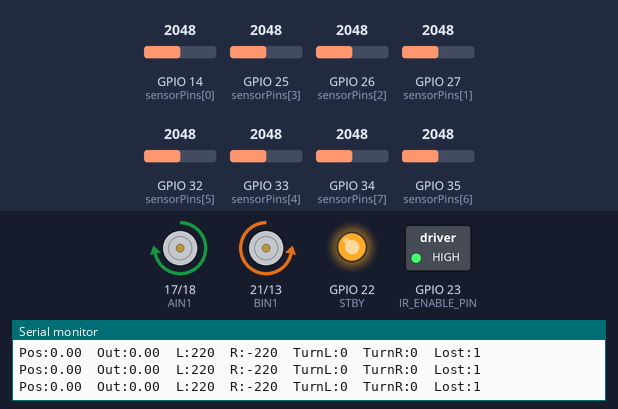
Simulated run of this sketch. Board: ESP32. On the bench: motor-driver pin pairs drawn as motors (green arrow = first pin HIGH = forward, orange = second pin HIGH = backward, longer = more drive, scaled by the enable pin, stopped while the standby pin is LOW), switched loads named in the sketch (green lamp = pin HIGH), output pins drawn as LEDs (lit = HIGH), the last lines printed to the serial monitor. The test bench sets the inputs (shaded band); at power-on: GPIO 14 (sensorPins[0]) = 2048, GPIO 25 (sensorPins[3]) = 2048, GPIO 35 (sensorPins[6]) = 2048, GPIO 26 (sensorPins[2]) = 2048, GPIO 27 (sensorPins[1]) = 2048, GPIO 32 (sensorPins[5]) = 2048, GPIO 33 (sensorPins[4]) = 2048, GPIO 34 (sensorPins[7]) = 2048.

Above: at 1.2 s.
1.3 s: GPIO 14 (sensorPins[0]) set to 3652
2.8 s: GPIO 14 (sensorPins[0]) set to 3765
At 3.21 s:
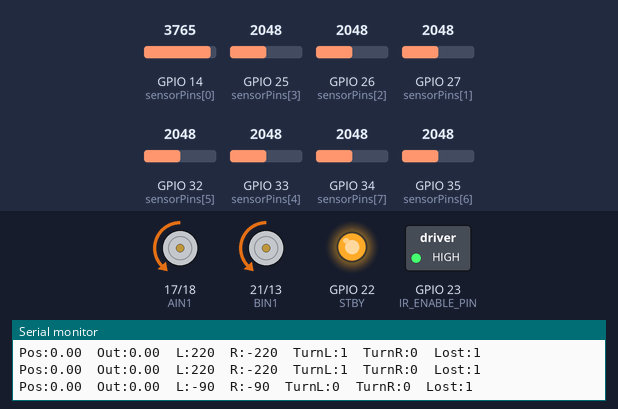
5.8 s: GPIO 25 (sensorPins[3]) set to 3655
8.8 s: GPIO 25 (sensorPins[3]) set to 3726
At 8.98 s:
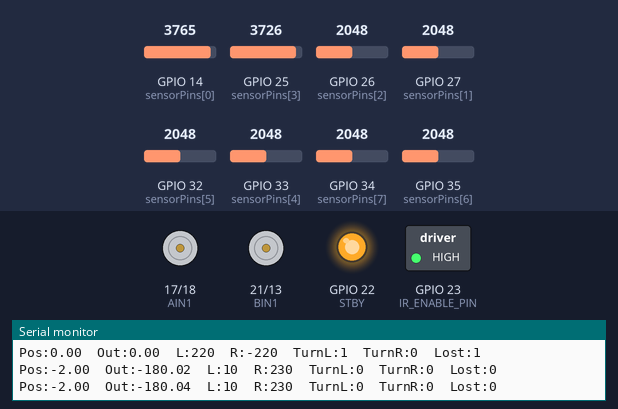
11.8 s: GPIO 35 (sensorPins[6]) set to 3669
14.8 s: GPIO 35 (sensorPins[6]) set to 3742
At 15.7 s:
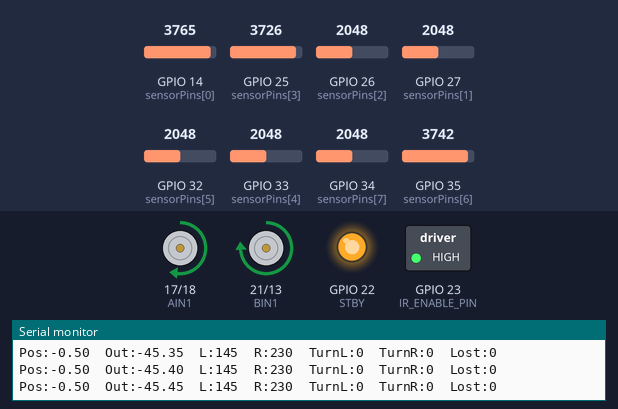
Timing chart, 0 to 52.2 s (numbered marks = the images above; inputs shaded):
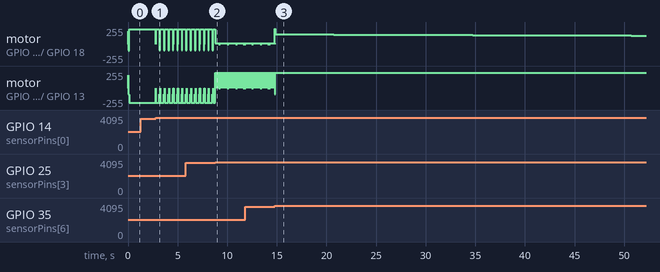

Measured:
- the behaviour switches between 3700 and 3701 on GPIO 14 (sensorPins[0]) (found by bisection; images 0 and 1)
- the behaviour switches between 3700 and 3701 on GPIO 25 (sensorPins[3]) (found by bisection; images 1 and 2)
- the behaviour switches between 3700 and 3701 on GPIO 35 (sensorPins[6]) (found by bisection; images 2 and 3)

The sketch:

main.ino
```cpp
#include <Arduino.h>
#include "config.h"
#include "ir_sensor.h"
#include "pid_controller.h"
#include "motor_driver.h"

unsigned long lastControlTime = 0;
unsigned long lastPrintTime   = 0;

void printStatus() {
  Serial.print("Pos:");   Serial.print(lineError);
  Serial.print("\tOut:");   Serial.print(pidOutput);
  Serial.print("\tL:");     Serial.print(leftMotorSpeed);
  Serial.print("\tR:");     Serial.print(rightMotorSpeed);
  Serial.print("\tTurnL:"); Serial.print(isTurningLeft);
  Serial.print("\tTurnR:"); Serial.print(isTurningRight);
  Serial.print("\tLost:");  Serial.print(lineLost);
  Serial.println();
}

void setup() {
  Serial.begin(115200);
  initMotors();
  initSensors();
  resetPID();
}

void loop() {
  unsigned long now = millis();

  if (now - lastControlTime >= CONTROL_PERIOD_MS) {
    lastControlTime = now;
    readAndCalculateError();
    calculateMotorSpeed();
    setMotorSpeed();
  }

  if (now - lastPrintTime >= PRINT_PERIOD_MS) {
    lastPrintTime = now;
    printStatus();
  }
}
```

ir_sensor.h
```cpp
#pragma once
#include "config.h"

uint16_t sensorValues[SensorCount]    = {1, 1, 1, 1, 1, 1, 1, 1};
uint16_t rawSensorValues[SensorCount] = {0, 0, 0, 0, 0, 0, 0, 0};

float lineError        = 0.0f;
uint8_t noLineCount    = 0;
bool lineLost          = false;
bool centerActive      = false;
bool sharpCornerLeft   = false;
bool sharpCornerRight  = false;

void initSensors() {
  pinMode(IR_ENABLE_PIN, OUTPUT);
  digitalWrite(IR_ENABLE_PIN, HIGH);
}

void readAndCalculateError() {
  for (uint8_t i = 0; i < SensorCount; i++) {
    int raw = analogRead(sensorPins[i]);
    rawSensorValues[i] = (uint16_t)raw;
    sensorValues[i] = (raw > RAW_LINE_THRESHOLD) ? 1000 : 0;
  }

  if (!LINE_READS_HIGH) {
    for (uint8_t i = 0; i < SensorCount; i++) {
      sensorValues[i] = 1000 - sensorValues[i];
    }
  }

  bool lineExists   = false;
  float weightedSum = 0.0f;
  float valueSum    = 0.0f;

  for (uint8_t i = 0; i < SensorCount; i++) {
    float v = sensorValues[i];
    weightedSum += (i - 3.5f) * v; // Symmetric weights: -3.5 to +3.5
    valueSum += v;
    if (sensorValues[i] > 0) {
      lineExists = true;
    }
  }

  bool leftEdgeActive  = (sensorValues[0] > 0 || sensorValues[1] > 0);
  bool rightEdgeActive = (sensorValues[6] > 0 || sensorValues[7] > 0);

  centerActive = (sensorValues[2] > 0 || sensorValues[3] > 0 ||
                  sensorValues[4] > 0 || sensorValues[5] > 0);

  // Trigger sharp turn immediately when outer sensors detect a perpendicular branch
  sharpCornerLeft  = leftEdgeActive && !rightEdgeActive;
  sharpCornerRight = rightEdgeActive && !leftEdgeActive;

  if (lineLost) {
    if (centerActive) {
      lineLost = false;
      noLineCount = 0;
    }
  } else if (lineExists && valueSum > 0) {
    lineError = weightedSum / valueSum;
    noLineCount = 0;
    lineLost = false;
  } else {
    if (noLineCount < 255) noLineCount++;
    if (noLineCount > NO_LINE_COUNT) lineLost = true;
  }
}
```

pid_controller.h
```cpp
#pragma once
#include "config.h"

float pidOutput             = 0.0f;
float pidIntegral           = 0.0f;
float pidLastError          = 0.0f;
float pidFilteredDerivative = 0.0f;
bool  pidFirstRun           = true;

void resetPID() {
  pidIntegral           = 0.0f;
  pidLastError          = 0.0f;
  pidFilteredDerivative = 0.0f;
  pidFirstRun           = true;
}

float computePID(float error) {
  float pTerm = Kp * error;

  pidIntegral += error * CONTROL_PERIOD_S;
  float iTerm = Ki * pidIntegral;

  float rawDerivative = 0.0f;
  if (!pidFirstRun) {
    rawDerivative = (error - pidLastError) / CONTROL_PERIOD_S;
  }

  // Low-pass IIR filter to suppress high-frequency ADC noise in derivative term
  pidFilteredDerivative = D_FILTER_ALPHA * pidFilteredDerivative
                        + (1.0f - D_FILTER_ALPHA) * rawDerivative;
  float dTerm = Kd * pidFilteredDerivative;

  pidLastError = error;
  pidFirstRun  = false;

  float output = pTerm + iTerm + dTerm;

  // Dynamic clamping with integrator anti-windup
  float outMin = PID_OUT_MIN * BASE_SPEED;
  float outMax = PID_OUT_MAX * BASE_SPEED;

  if (output > outMax) {
    output = outMax;
    if (error > 0) pidIntegral -= error * CONTROL_PERIOD_S;
  } else if (output < outMin) {
    output = outMin;
    if (error < 0) pidIntegral -= error * CONTROL_PERIOD_S;
  }

  return output;
}
```

config.h
```cpp
#pragma once
#include <Arduino.h>

// =====================================================
// MOTOR DRIVER PINS (TB6612FNG) -- ESP32 Pinout
// =====================================================
#define AIN1 17
#define AIN2 18
#define PWMA 16

#define BIN1 21
#define BIN2 13
#define PWMB 19

#define STBY 22

// =====================================================
// 8-CHANNEL IR SENSOR ARRAY PINS
// =====================================================
#define IR_ENABLE_PIN 23
const uint8_t SensorCount = 8;
const uint8_t sensorPins[SensorCount] = {14, 27, 26, 25, 33, 32, 35, 34}; // Reversed physical order

// =====================================================
// SENSOR THRESHOLDING
// =====================================================
const uint16_t RAW_LINE_THRESHOLD = 3700; // 12-bit ESP32 ADC (0 - 4095)
const bool LINE_READS_HIGH = true;        // true = dark line on white surface

// =====================================================
// PID & SPEED TUNING PARAMETERS
// =====================================================
float Kp = 90.0f;
float Ki = 1.0f;
float Kd = 153.0f;

int BASE_SPEED       = 190; // Nominal forward PWM (0 - 255)
int MAX_SPEED        = 230; // Upper PWM saturation limit
int TURN_BOOST_SPEED = 220; // Differential pivot speed for 90-degree corners

// =====================================================
// CONTROL LOOP & RECOVERY TIMINGS
// =====================================================
const unsigned long CONTROL_PERIOD_MS    = 2;     // 500 Hz control loop
const float CONTROL_PERIOD_S             = CONTROL_PERIOD_MS / 1000.0f;
const unsigned long PRINT_PERIOD_MS      = 100;   // 10 Hz serial telemetry

const uint8_t NO_LINE_COUNT              = 8;     // Consecutive blank reads before lineLost triggers
const unsigned long REVERSE_TIME_MS      = 60;    // Reverse brake pulse on line loss
const unsigned long MAX_TURN_DURATION_MS = 350;   // Failsafe timeout for latched 90-deg turns
const unsigned long TURN_COOLDOWN_MS     = 80;    // Debounce cooldown between sharp corners

const float D_FILTER_ALPHA               = 0.6f;  // Low-pass filter weight for derivative term
const float PID_OUT_MIN                  = -1.5f; // Lower anti-windup output multiplier
const float PID_OUT_MAX                  =  1.5f; // Upper anti-windup output multiplier
```

motor_driver.h
```cpp
#pragma once
#include "config.h"
#include "ir_sensor.h"
#include "pid_controller.h"

int leftMotorSpeed  = 0;
int rightMotorSpeed = 0;

bool isTurningLeft  = false;
bool isTurningRight = false;
bool lineLostActive = false;

unsigned long turnStartTime     = 0;
unsigned long lastTurnEndTime   = 0;
unsigned long lineLostStartTime = 0;

void initMotors() {
  pinMode(STBY, OUTPUT);
  digitalWrite(STBY, HIGH);

  pinMode(AIN1, OUTPUT);
  pinMode(AIN2, OUTPUT);
  pinMode(PWMA, OUTPUT);

  pinMode(BIN1, OUTPUT);
  pinMode(BIN2, OUTPUT);
  pinMode(PWMB, OUTPUT);
}

void driveMotor(int in1Pin, int in2Pin, int pwmPin, int speed) {
  if (speed >= 0) {
    digitalWrite(in1Pin, HIGH);
    digitalWrite(in2Pin, LOW);
  } else {
    digitalWrite(in1Pin, LOW);
    digitalWrite(in2Pin, HIGH);
    speed = -speed;
  }

  speed = constrain(speed, 0, 255);
  analogWrite(pwmPin, speed);
}

void setMotorSpeed() {
  driveMotor(AIN1, AIN2, PWMA, leftMotorSpeed);
  driveMotor(BIN1, BIN2, PWMB, rightMotorSpeed);
}

void calculateMotorSpeed() {
  // --- 1. LATCHED 90-DEGREE SHARP CORNER OVERRIDE ---
  if (millis() - lastTurnEndTime > TURN_COOLDOWN_MS) {
    if (sharpCornerLeft && !isTurningLeft && !isTurningRight) {
      leftMotorSpeed  = 0;
      rightMotorSpeed = 0;
      setMotorSpeed();
      delay(12); // Brief active brake to kill forward inertia

      isTurningLeft = true;
      turnStartTime = millis();
    }
    if (sharpCornerRight && !isTurningLeft && !isTurningRight) {
      leftMotorSpeed  = 0;
      rightMotorSpeed = 0;
      setMotorSpeed();
      delay(12);

      isTurningRight = true;
      turnStartTime = millis();
    }
  }

  // Execute zero-radius differential pivot turn
  if (isTurningLeft || isTurningRight) {
    if (isTurningLeft) {
      leftMotorSpeed  = -TURN_BOOST_SPEED;
      rightMotorSpeed =  TURN_BOOST_SPEED;
    } else {
      leftMotorSpeed  =  TURN_BOOST_SPEED;
      rightMotorSpeed = -TURN_BOOST_SPEED;
    }

    bool innerSensorsActive = (sensorValues[2] > 0 || sensorValues[3] > 0 ||
                               sensorValues[4] > 0 || sensorValues[5] > 0);
    bool timedOut = (millis() - turnStartTime > MAX_TURN_DURATION_MS);

    if (innerSensorsActive || timedOut) {
      isTurningLeft   = false;
      isTurningRight  = false;
      lastTurnEndTime = millis();
      lineError       = 0;

      // Active counter-brake to prevent line overshoot
      leftMotorSpeed  = 0;
      rightMotorSpeed = 0;
      setMotorSpeed();

      if (timedOut && !centerActive) {
        lineLost = true;
      }
    }

    resetPID();
    if (!lineLost) return;
  }

  // --- 2. APEX LINE-LOSS RECOVERY ---
  if (lineLost) {
    if (millis() - lastTurnEndTime < TURN_COOLDOWN_MS) {
      leftMotorSpeed  = -90;
      rightMotorSpeed = -90;
      return;
    }

    if (!lineLostActive) {
      lineLostStartTime = millis();
      lineLostActive = true;
    }

    if (millis() - lineLostStartTime < REVERSE_TIME_MS) {
      leftMotorSpeed  = -100;
      rightMotorSpeed = -100;
    } else {
      // Spin toward the last known line error polarity
      if (lineError < 0) {
        leftMotorSpeed  = -TURN_BOOST_SPEED;
        rightMotorSpeed =  TURN_BOOST_SPEED;
      } else {
        leftMotorSpeed  =  TURN_BOOST_SPEED;
        rightMotorSpeed = -TURN_BOOST_SPEED;
      }
    }

    resetPID();
    return;
  } else {
    lineLostActive = false;
  }

  // --- 3. STANDARD 500 Hz PID TRACKING ---
  pidOutput = computePID(lineError);

  leftMotorSpeed  = constrain(BASE_SPEED + (int)pidOutput, -MAX_SPEED, MAX_SPEED);
  rightMotorSpeed = constrain(BASE_SPEED - (int)pidOutput, -MAX_SPEED, MAX_SPEED);
}
```
